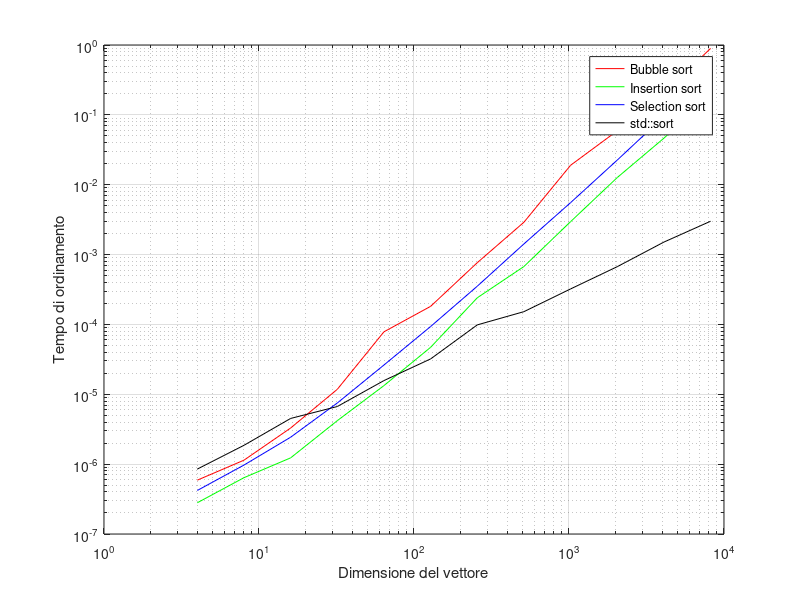

The MATLAB script that drew this image:
dati = load('times.dat');

x = dati(:,1);
bubble = dati(:,2);
insertion = dati(:,3);
selection = dati(:,4);
sort = dati(:,5);

loglog(x, bubble, 'r')
hold on 
loglog(x, insertion, 'g')
loglog(x, selection, 'b')
loglog(x, sort, 'k')
hold off

xlabel('Dimensione del vettore')
ylabel("Tempo di ordinamento")
legend('Bubble sort', 'Insertion sort', 'Selection sort', 'std::sort')
grid on
